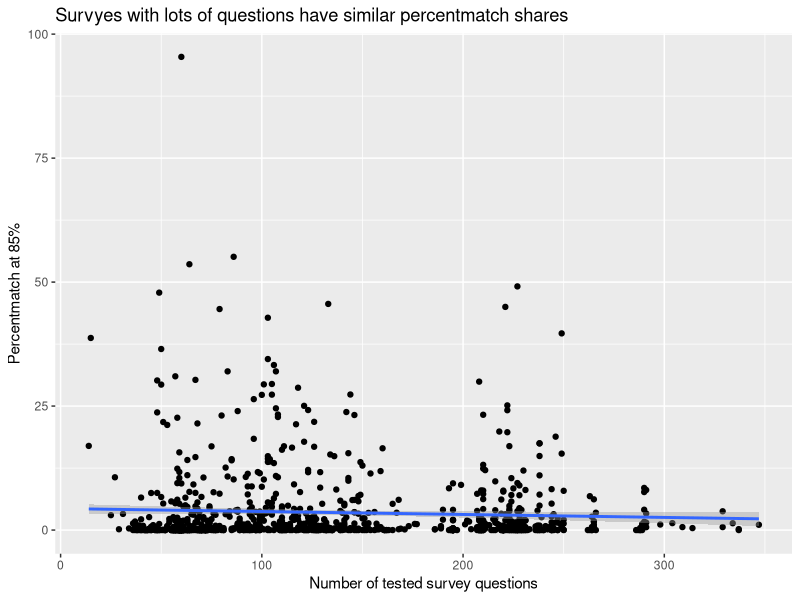
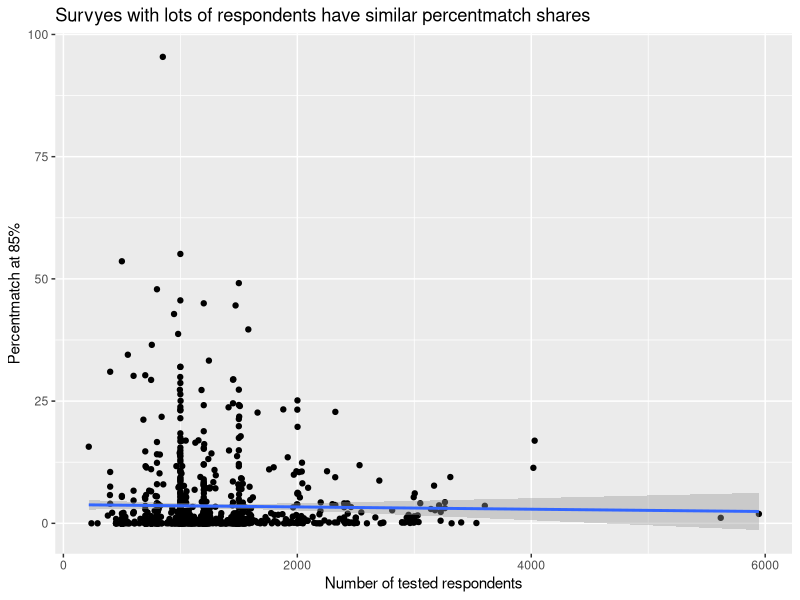
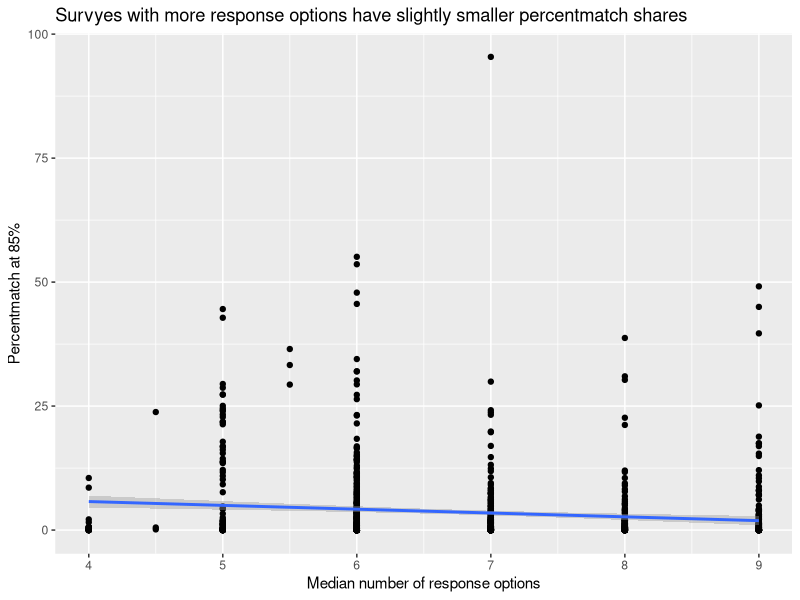
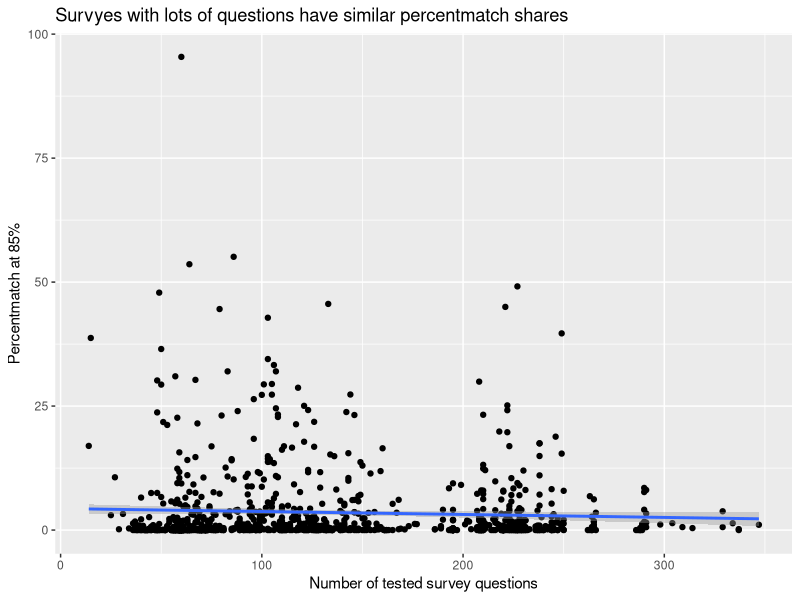
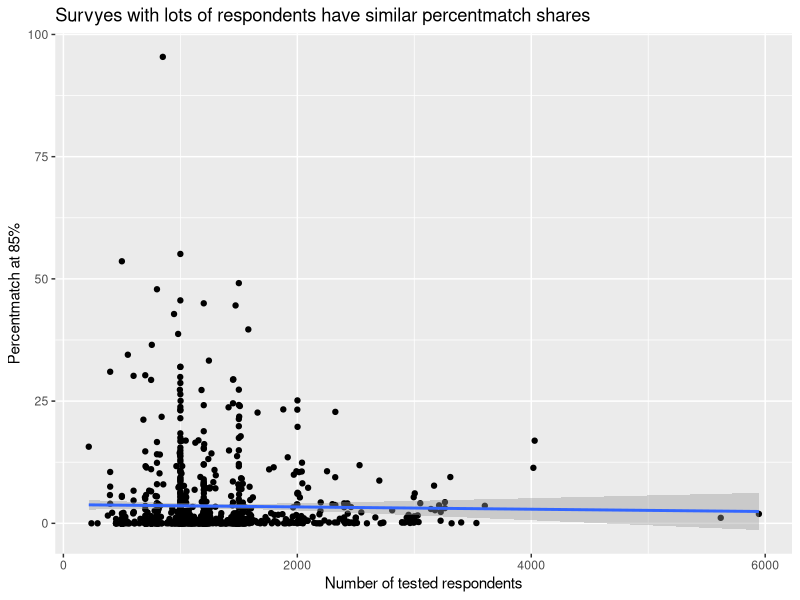
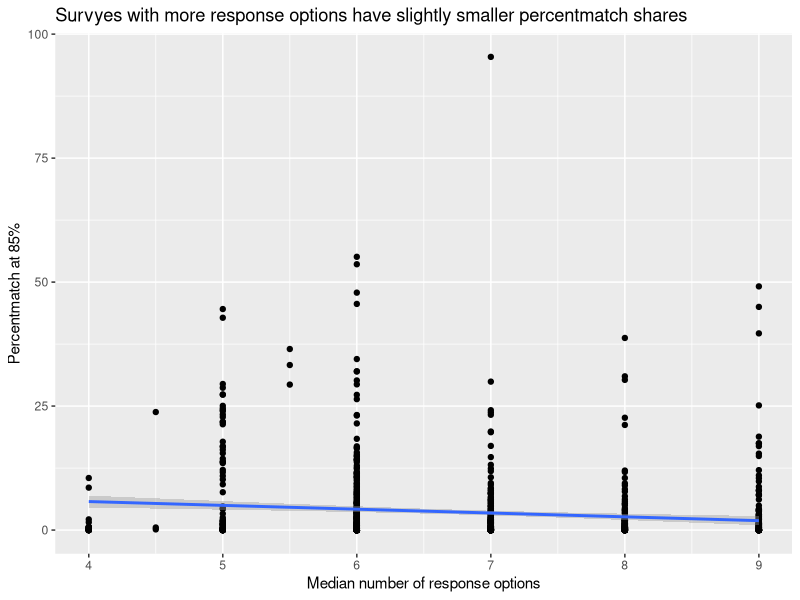

These figures' R source, in order:
# Survey metadata analysis
# Andrew <andrew.flowers@fivethirtyeight.com>

setwd("~/survey-fraud/")

require(readr)
require(dplyr)
require(tidyr)
require(stringr)
require(ggplot2)

bfData <- read_csv("./results/replication_summary_031716.csv") # Bialik and Flowers's data
rkData <- read_csv("Results_File_Cleaned_1209.csv") # Robbins and Kuriakose's data

rawData <- bfData # Change to bfData when ready

# Add tally above 85%
rawData <- rawData %>% mutate(pct_at_85=(dup_observations_at_85/final_observations)*100)

# Number of survey questions
survey_questions <- rawData %>% ggplot(aes(x=final_variables, y=pct_at_85)) +
  geom_point() + geom_smooth(method="lm") + 
  xlab("Number of tested survey questions") + ylab("Percentmatch at 85%") +
  ggtitle("Survyes with lots of questions have similar percentmatch shares")
survey_questions

ggsave(plot=survey_questions, filename = "./charts/survey_questions.png")

# Number of survey respondents
survey_respondents <- rawData %>% ggplot(aes(x=final_observations, y=pct_at_85)) +
  geom_point() + geom_smooth(method="lm") + 
  xlab("Number of tested respondents") + ylab("Percentmatch at 85%") +
  ggtitle("Survyes with lots of respondents have similar percentmatch shares")
survey_respondents

ggsave(plot=survey_respondents, filename = "./charts/survey_respondents.png")
       
# Number of response options
response_options <- rawData %>% ggplot(aes(x=median_num_resp, y=pct_at_85)) +
  geom_point() + geom_smooth(method="lm") + 
  xlab("Median number of response options") + ylab("Percentmatch at 85%") +
  ggtitle("Survyes with more response options have slightly smaller percentmatch shares")
response_options

ggsave(plot=response_options, filename = "./charts/response_options.png")

summary(lm(data=rawData, formula = pct_at_85 ~ median_num_resp))
summary(lm(data=rawData, formula = pct_at_85 ~ median_num_resp + final_variables + final_observations))
